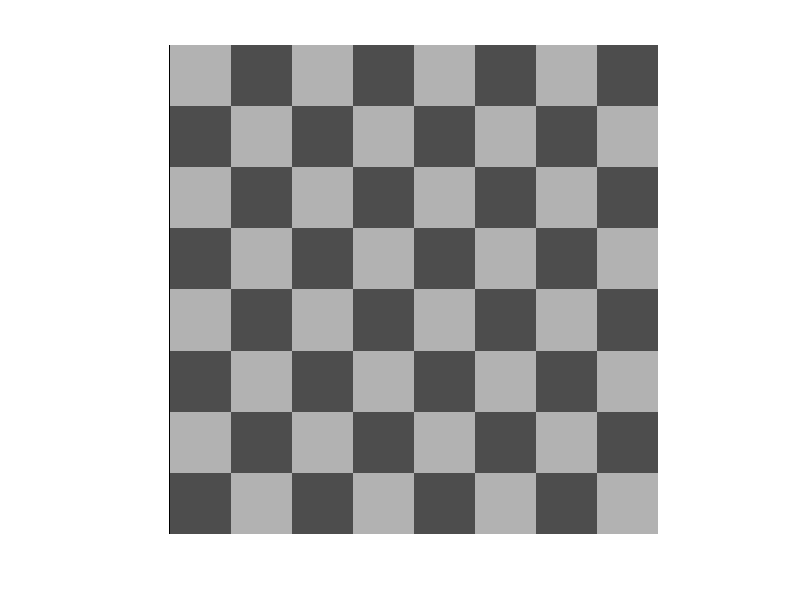

The MATLAB source for this figure:
I = [ 
    ones(5,5) zeros(5,5) ones(5,5) zeros(5,5) ones(5,5) zeros(5,5) ones(5,5) zeros(5,5);
    zeros(5,5) ones(5,5) zeros(5,5) ones(5,5) zeros(5,5) ones(5,5) zeros(5,5) ones(5,5);
    ones(5,5) zeros(5,5) ones(5,5) zeros(5,5) ones(5,5) zeros(5,5) ones(5,5) zeros(5,5);
    zeros(5,5) ones(5,5) zeros(5,5) ones(5,5) zeros(5,5) ones(5,5) zeros(5,5) ones(5,5);
    ones(5,5) zeros(5,5) ones(5,5) zeros(5,5) ones(5,5) zeros(5,5) ones(5,5) zeros(5,5);
    zeros(5,5) ones(5,5) zeros(5,5) ones(5,5) zeros(5,5) ones(5,5) zeros(5,5) ones(5,5);
    ones(5,5) zeros(5,5) ones(5,5) zeros(5,5) ones(5,5) zeros(5,5) ones(5,5) zeros(5,5);
    zeros(5,5) ones(5,5) zeros(5,5) ones(5,5) zeros(5,5) ones(5,5) zeros(5,5) ones(5,5);
];

I2 = 0.4 * I + 0.3;

imshow(I2)
